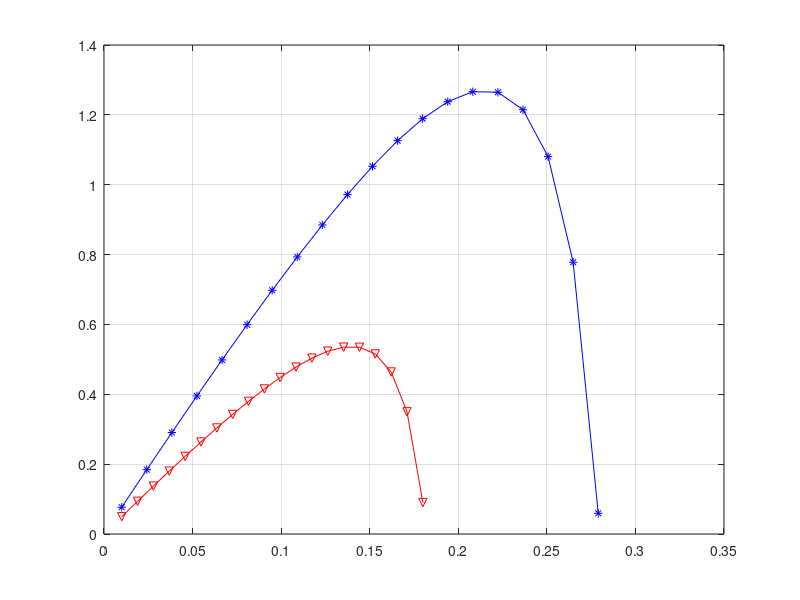

This figure's MATLAB source:
clear all
Yxs=0.5;
Si=10;
um=0.2;
Ks=1;
a=0.7;
b=1.5;
Dr=linspace(0.01,0.279,20);
D=linspace(0.01,0.18,20);
den_a_b=(1+a)-a*b;

%without recycle
y=D.*Yxs.*(Si-(D.*Ks./(um-D)));
plot(D,y,'v-r')
hold on


%with recycle
ur=Dr.*den_a_b;
Sr=ur.*Ks./(um-ur);
yr=Dr.*(Si-Sr).*Yxs./den_a_b;
plot(Dr,yr, '*-b')
hold off

grid on
